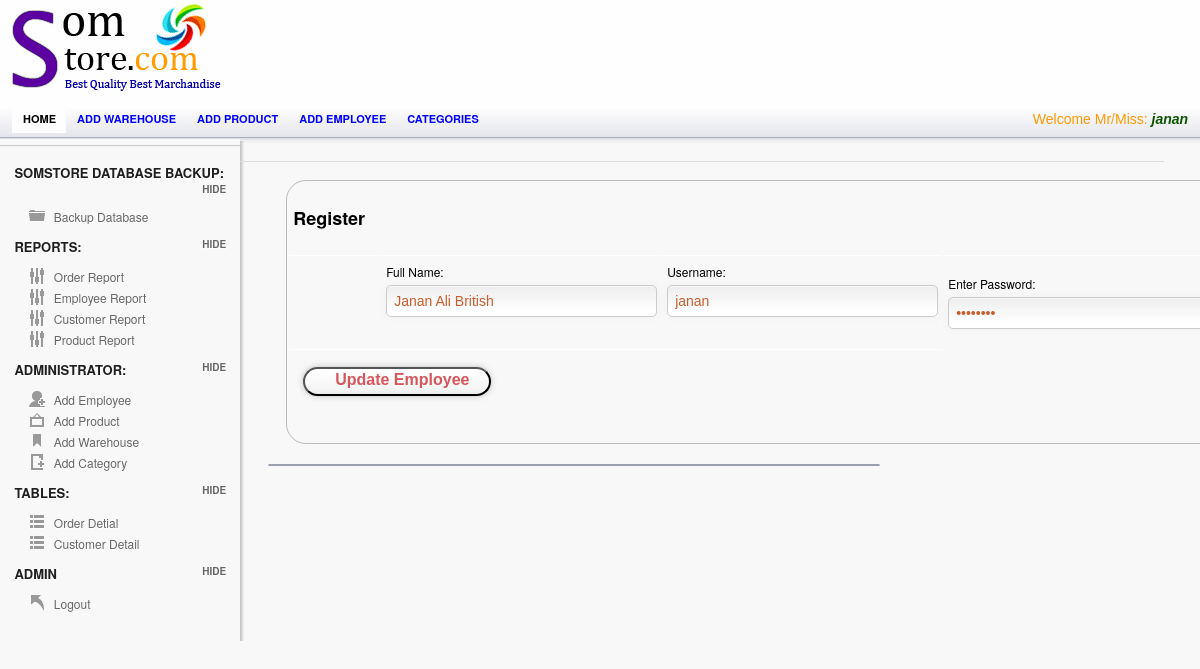
/Admin/empViewUpdate.php?update=52 (signed in), run on the app's committed database.
### tables this page shows
CREATE TABLE `employee` (
  `Employee_ID` int(95) NOT NULL AUTO_INCREMENT,
  `Employee_Name` varchar(25) NOT NULL,
  `Username` varchar(25) NOT NULL,
  `Password` varchar(25) NOT NULL,
  `Picture` varchar(255) NOT NULL,
  PRIMARY KEY (`Employee_ID`)
);

### session.php (called while the page is built, shortened)
<?php
include('config.php');
$check=$_SESSION['login_username'];
$session=mysqli_query($mysqli, "select Username from employee where Username='$check' ");
$row=mysqli_fetch_array($session);
$login_session=$row['Username'];
?>

### Admin/empViewUpdate.php (the view, shortened to what this page needs)
	<?php
	include("../config.php");
   include("../session.php");
	?>
<!doctype html>
<html lang="en">
<head>
	<link rel="stylesheet" href="css/layout.css" type="text/css" media="screen" />
</head>
<body>
<div id="container">
	   <div id="header">
		<div id="logo-banner">
				<div id="logo">
				<a href="index.php"><img src="images/logo.png" alt="" /></a>
				</div>
				<div id="banner">
				</div>
		</div>
		</div>
	<div id="content-wrap">
	<section id="secondary_bar">
                      <nav>
                <ul>
                    <li class="selected"><a href="index.php">Home</a></li>
                    <li><a href="add_warehouse.php">Add warehouse</a></li>
                    <li><a href="add_product.php">Add product</a></li>
                    <li><a href="Employee.php">Add employee</a></li>
                    <li><a href="add_category.php">Categories</a></li>
                    <li class="logout"> <span class="check"> <?php echo "Welcome Mr/Miss:   ". "<font color='##fa5400'><i><b>".$login_session."</b></i></font>" ;?> </span></li>
                </ul>
            </nav>
	</section>
<aside id="sidebar" class="column">
		<hr/>
		<h3> SomStore Database Backup:</h3>
		<ul class="toggle">
		    <li class="icn_folder"><a href="Backup.php">Backup Database</a></li>
		</ul>
		<h3>Reports:</h3>
		<ul class="toggle">
		    <li class="icn_settings"><a href="OrderReports.php">Order Report</a></li>
			<li class="icn_settings"><a href="EmployeeReport.php">Employee Report</a></li>
			<li class="icn_settings"><a href="CustomerReport.php">Customer Report</a></li>
			<li class="icn_settings"><a href="ProductReport.php"> Product Report</a></li>
		</ul>
		<h3>Administrator:</h3>
		<ul class="toggle">
		    <li class="icn_add_user"><a href="Employee.php">Add Employee</a></li>
			<li class="icn_photo"><a href="add_product.php">Add Product</a></li>
			<li class="icn_tags"><a href="add_warehouse.php">Add Warehouse</a></li>
			<li class="icn_new_article"><a href="add_category.php">Add Category</a></li>
		</ul>
        <h3>Tables:</h3>
		<ul class="toggle">
		    <li class="icn_categories"><a href="order.php">Order Detial</a></li>
     		<li class="icn_categories"><a href="customerTable.php">Customer Detail</a></li>
		</ul>
		<h3>Admin</h3>
		<ul class="toggle">
			<li class="icn_jump_back"><a href="../logout.php">Logout</a></li>
		</ul>
	</aside>
	<section id="main" class="column">
<?php
$update=$_GET['update'];
$result = mysqli_query($mysqli,"SELECT * FROM employee where Employee_ID ='$update'");
?>
<?php if($row = mysqli_fetch_array($result))
  {?>
	<div id="form_wrapper" class="form_wrapper">
		 <table>
					<form class="register active" action="empUpdate.php" method="POST" autocomplete="off">
					<th colspan="3"><h2>Register</h2> </th>
   <tr>
   <td>
	</td>
    <td>
	  <label>Full Name:</label>
		<input type="text" id="name" name="name" value="<?php echo $row['Employee_Name'];?>"  placeholder="Full name" required>
	</td>
   <td>
	<label>Username:</label>
		<input type="text" id="username" name="username" value="<?php echo $row['Username'];?>" placeholder="User name" required>
   </td>
    <td>
		<label> Enter Password:</label>
		<input type="password" id="password" name="password" value="<?php echo $row['Password'];?>" placeholder="*******" required>
	</td>
   </tr>
   <tr>
						<div class="bottom">
						<td colspan="3">
						<button type="submit"  name="submit" value="Update" class="a-btn"> <span class="a-btn-text">Update Employee</span></button>
						</td>
						</div>
	</tr>
	</form>
	</table>
	</div>
         <?php }?>
		<article class="module width_3_quarter">
	    </article>
	</section>
          </div>
   </div>
</body>
</html>

### data on the page
employee: Username "janan", name "Janan Ali British", username "janan"
